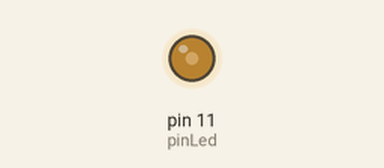
Recording of a sketch running on a simulated Arduino Uno, built with avr-gcc and run on an emulated ATmega328P. Shown: output pins drawn as LEDs (lit = HIGH).

Above: at 0.1 s.
Timing chart, 0 to 1.6 s (numbered marks = the images above):
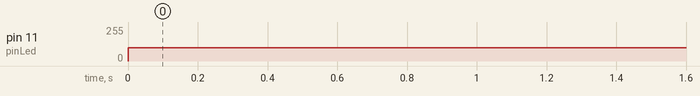

The sketch:

analog_led_color.ino
```cpp
const int pinLed = 11;


void setup() {
  // put your setup code here, to run once:
  pinMode(pinLed, OUTPUT);
  Serial.begin(9600);
}

void loop() {
  // put your main code here, to run repeatedly:
  analogWrite(pinLed, 100);
}
```

Measured:
- by itself, pin 11 (pinLed): 0/255 → 100/255 at 0.00 s
